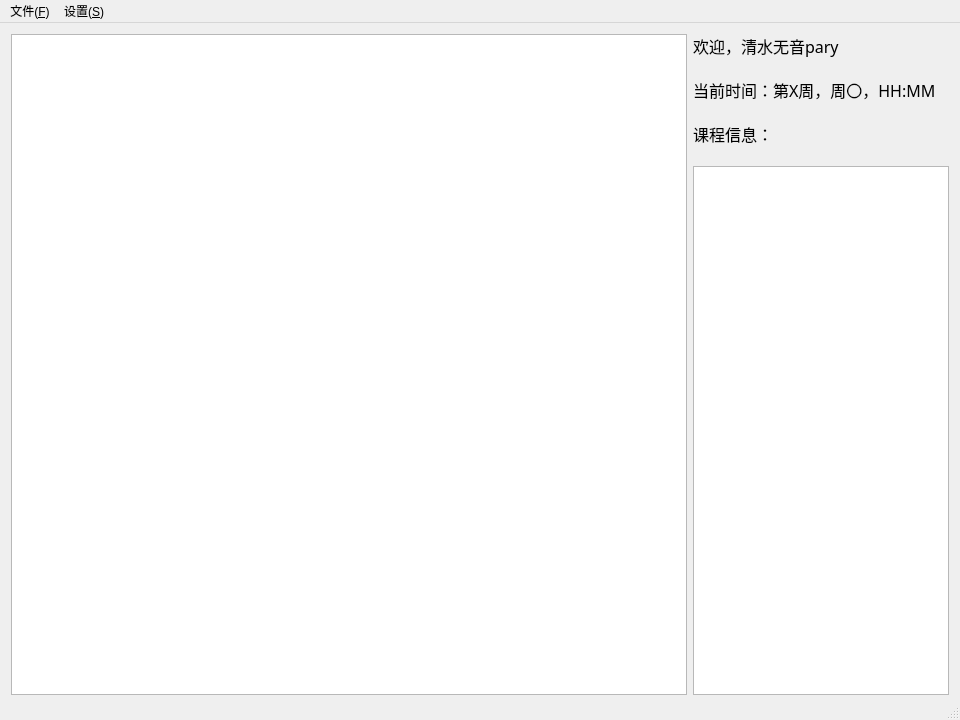
<?xml version="1.0" encoding="UTF-8"?>
<ui version="4.0">
 <class>MainWindow</class>
 <widget class="QMainWindow" name="MainWindow">
  <property name="geometry">
   <rect>
    <x>0</x>
    <y>0</y>
    <width>960</width>
    <height>720</height>
   </rect>
  </property>
  <property name="minimumSize">
   <size>
    <width>960</width>
    <height>720</height>
   </size>
  </property>
  <property name="maximumSize">
   <size>
    <width>960</width>
    <height>720</height>
   </size>
  </property>
  <property name="windowTitle">
   <string>课程管理工具</string>
  </property>
  <widget class="QWidget" name="centralWidget">
   <layout class="QHBoxLayout" name="horizontalLayout">
    <property name="bottomMargin">
     <number>3</number>
    </property>
    <item>
     <widget class="QTableWidget" name="tableWidgetTimetable">
      <property name="sizePolicy">
       <sizepolicy hsizetype="Expanding" vsizetype="Expanding">
        <horstretch>0</horstretch>
        <verstretch>0</verstretch>
       </sizepolicy>
      </property>
      <property name="editTriggers">
       <set>QAbstractItemView::NoEditTriggers</set>
      </property>
      <property name="selectionMode">
       <enum>QAbstractItemView::NoSelection</enum>
      </property>
      <attribute name="verticalHeaderVisible">
       <bool>false</bool>
      </attribute>
     </widget>
    </item>
    <item>
     <widget class="QFrame" name="verticalFrame">
      <property name="sizePolicy">
       <sizepolicy hsizetype="Fixed" vsizetype="Preferred">
        <horstretch>0</horstretch>
        <verstretch>0</verstretch>
       </sizepolicy>
      </property>
      <layout class="QVBoxLayout" name="verticalLayout_4">
       <property name="spacing">
        <number>20</number>
       </property>
       <property name="leftMargin">
        <number>0</number>
       </property>
       <property name="topMargin">
        <number>0</number>
       </property>
       <property name="rightMargin">
        <number>0</number>
       </property>
       <property name="bottomMargin">
        <number>0</number>
       </property>
       <item>
        <widget class="QLabel" name="labelHello">
         <property name="sizePolicy">
          <sizepolicy hsizetype="Preferred" vsizetype="Preferred">
           <horstretch>0</horstretch>
           <verstretch>0</verstretch>
          </sizepolicy>
         </property>
         <property name="font">
          <font>
           <family>微软雅黑</family>
           <pointsize>12</pointsize>
          </font>
         </property>
         <property name="text">
          <string>欢迎，清水无音pary</string>
         </property>
         <property name="alignment">
          <set>Qt::AlignLeading|Qt::AlignLeft|Qt::AlignTop</set>
         </property>
        </widget>
       </item>
       <item>
        <widget class="QFrame" name="horizontalFrame">
         <property name="sizePolicy">
          <sizepolicy hsizetype="Preferred" vsizetype="Preferred">
           <horstretch>0</horstretch>
           <verstretch>0</verstretch>
          </sizepolicy>
         </property>
         <layout class="QHBoxLayout" name="horizontalLayout_3">
          <property name="spacing">
           <number>0</number>
          </property>
          <property name="leftMargin">
           <number>0</number>
          </property>
          <property name="topMargin">
           <number>0</number>
          </property>
          <property name="rightMargin">
           <number>0</number>
          </property>
          <property name="bottomMargin">
           <number>0</number>
          </property>
          <item>
           <widget class="QLabel" name="labelTimeHint">
            <property name="sizePolicy">
             <sizepolicy hsizetype="Preferred" vsizetype="Preferred">
              <horstretch>0</horstretch>
              <verstretch>0</verstretch>
             </sizepolicy>
            </property>
            <property name="font">
             <font>
              <family>微软雅黑</family>
              <pointsize>12</pointsize>
             </font>
            </property>
            <property name="text">
             <string>当前时间：</string>
            </property>
            <property name="alignment">
             <set>Qt::AlignLeading|Qt::AlignLeft|Qt::AlignTop</set>
            </property>
           </widget>
          </item>
          <item>
           <widget class="QLabel" name="labelTime">
            <property name="sizePolicy">
             <sizepolicy hsizetype="Expanding" vsizetype="Preferred">
              <horstretch>0</horstretch>
              <verstretch>0</verstretch>
             </sizepolicy>
            </property>
            <property name="font">
             <font>
              <family>微软雅黑</family>
              <pointsize>12</pointsize>
             </font>
            </property>
            <property name="text">
             <string>第X周，周〇，HH:MM</string>
            </property>
            <property name="alignment">
             <set>Qt::AlignLeading|Qt::AlignLeft|Qt::AlignTop</set>
            </property>
           </widget>
          </item>
         </layout>
        </widget>
       </item>
       <item>
        <widget class="QLabel" name="labelInfoHint">
         <property name="sizePolicy">
          <sizepolicy hsizetype="Preferred" vsizetype="Preferred">
           <horstretch>0</horstretch>
           <verstretch>0</verstretch>
          </sizepolicy>
         </property>
         <property name="font">
          <font>
           <family>微软雅黑</family>
           <pointsize>12</pointsize>
          </font>
         </property>
         <property name="text">
          <string>课程信息：</string>
         </property>
         <property name="alignment">
          <set>Qt::AlignLeading|Qt::AlignLeft|Qt::AlignTop</set>
         </property>
        </widget>
       </item>
       <item>
        <widget class="QTableWidget" name="tableWidgetInfo">
         <property name="selectionMode">
          <enum>QAbstractItemView::NoSelection</enum>
         </property>
         <attribute name="horizontalHeaderVisible">
          <bool>false</bool>
         </attribute>
        </widget>
       </item>
      </layout>
     </widget>
    </item>
   </layout>
  </widget>
  <widget class="QMenuBar" name="menuBar">
   <property name="geometry">
    <rect>
     <x>0</x>
     <y>0</y>
     <width>960</width>
     <height>23</height>
    </rect>
   </property>
   <widget class="QMenu" name="menu">
    <property name="title">
     <string>文件(&amp;F)</string>
    </property>
    <widget class="QMenu" name="menu_load">
     <property name="title">
      <string>载入文件(&amp;L)</string>
     </property>
     <addaction name="action_info"/>
     <addaction name="action_time"/>
    </widget>
    <addaction name="menu_load"/>
    <addaction name="action_reload"/>
   </widget>
   <widget class="QMenu" name="menu_setting">
    <property name="title">
     <string>设置(&amp;S)</string>
    </property>
    <addaction name="action_date"/>
    <addaction name="action_welcome"/>
   </widget>
   <addaction name="menu"/>
   <addaction name="menu_setting"/>
  </widget>
  <widget class="QStatusBar" name="statusBar"/>
  <action name="action_info">
   <property name="text">
    <string>载入课程信息(&amp;I)...</string>
   </property>
  </action>
  <action name="action_time">
   <property name="enabled">
    <bool>false</bool>
   </property>
   <property name="text">
    <string>载入时间表(&amp;T)...</string>
   </property>
  </action>
  <action name="action_reload">
   <property name="enabled">
    <bool>false</bool>
   </property>
   <property name="text">
    <string>重新载入所有文件(&amp;R)</string>
   </property>
   <property name="shortcut">
    <string>F5</string>
   </property>
  </action>
  <action name="action_date">
   <property name="text">
    <string>设置学期起始日(&amp;D)...</string>
   </property>
  </action>
  <action name="action_welcome">
   <property name="text">
    <string>设置欢迎语(&amp;W)...</string>
   </property>
  </action>
 </widget>
 <layoutdefault spacing="6" margin="11"/>
 <resources/>
 <connections/>
</ui>
